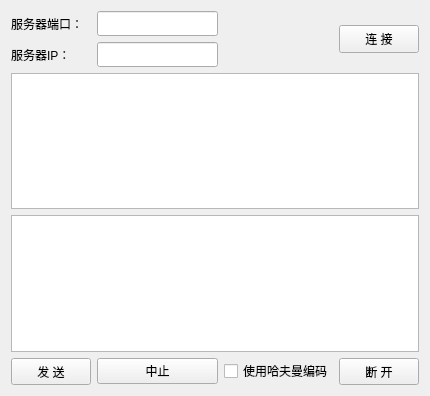
<?xml version="1.0" encoding="UTF-8"?>
<ui version="4.0">
 <class>Client</class>
 <widget class="QWidget" name="Client">
  <property name="geometry">
   <rect>
    <x>0</x>
    <y>0</y>
    <width>430</width>
    <height>396</height>
   </rect>
  </property>
  <property name="windowTitle">
   <string>Form</string>
  </property>
  <layout class="QGridLayout" name="gridLayout">
   <item row="3" column="0" colspan="4">
    <widget class="QTextEdit" name="textEdit_write"/>
   </item>
   <item row="4" column="3">
    <widget class="QPushButton" name="pushButton_close">
     <property name="minimumSize">
      <size>
       <width>0</width>
       <height>27</height>
      </size>
     </property>
     <property name="text">
      <string>断 开</string>
     </property>
    </widget>
   </item>
   <item row="1" column="1">
    <widget class="QLineEdit" name="lineEdit_ip">
     <property name="minimumSize">
      <size>
       <width>0</width>
       <height>25</height>
      </size>
     </property>
    </widget>
   </item>
   <item row="4" column="1">
    <widget class="QPushButton" name="pushButton_stop">
     <property name="text">
      <string>中止</string>
     </property>
    </widget>
   </item>
   <item row="4" column="2">
    <widget class="QCheckBox" name="checkBox_huffman">
     <property name="text">
      <string>使用哈夫曼编码</string>
     </property>
    </widget>
   </item>
   <item row="0" column="0">
    <widget class="QLabel" name="label">
     <property name="minimumSize">
      <size>
       <width>0</width>
       <height>25</height>
      </size>
     </property>
     <property name="text">
      <string>服务器端口：</string>
     </property>
    </widget>
   </item>
   <item row="1" column="0">
    <widget class="QLabel" name="label_2">
     <property name="minimumSize">
      <size>
       <width>0</width>
       <height>25</height>
      </size>
     </property>
     <property name="text">
      <string>服务器IP：</string>
     </property>
    </widget>
   </item>
   <item row="0" column="1">
    <widget class="QLineEdit" name="lineEdit_port">
     <property name="minimumSize">
      <size>
       <width>0</width>
       <height>25</height>
      </size>
     </property>
    </widget>
   </item>
   <item row="0" column="3" rowspan="2">
    <widget class="QPushButton" name="pushButton_connect">
     <property name="minimumSize">
      <size>
       <width>0</width>
       <height>28</height>
      </size>
     </property>
     <property name="text">
      <string>连 接</string>
     </property>
    </widget>
   </item>
   <item row="2" column="0" colspan="4">
    <widget class="QTextEdit" name="textEdit_read"/>
   </item>
   <item row="4" column="0">
    <widget class="QPushButton" name="pushButton_send">
     <property name="minimumSize">
      <size>
       <width>0</width>
       <height>27</height>
      </size>
     </property>
     <property name="text">
      <string>发 送</string>
     </property>
    </widget>
   </item>
  </layout>
 </widget>
 <resources/>
 <connections/>
</ui>
